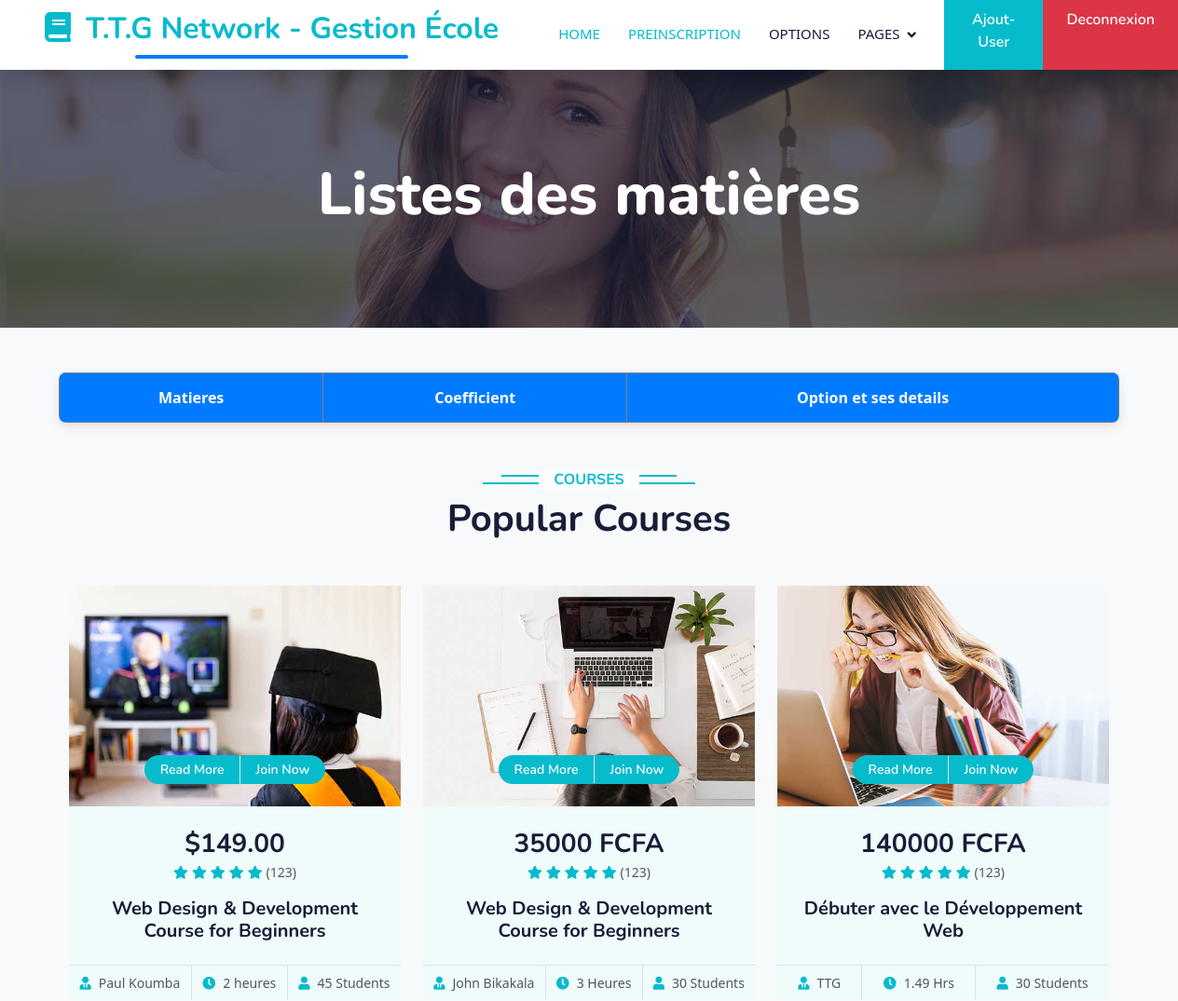
Page /matiere (signed in, upper part) on the earlier database version.
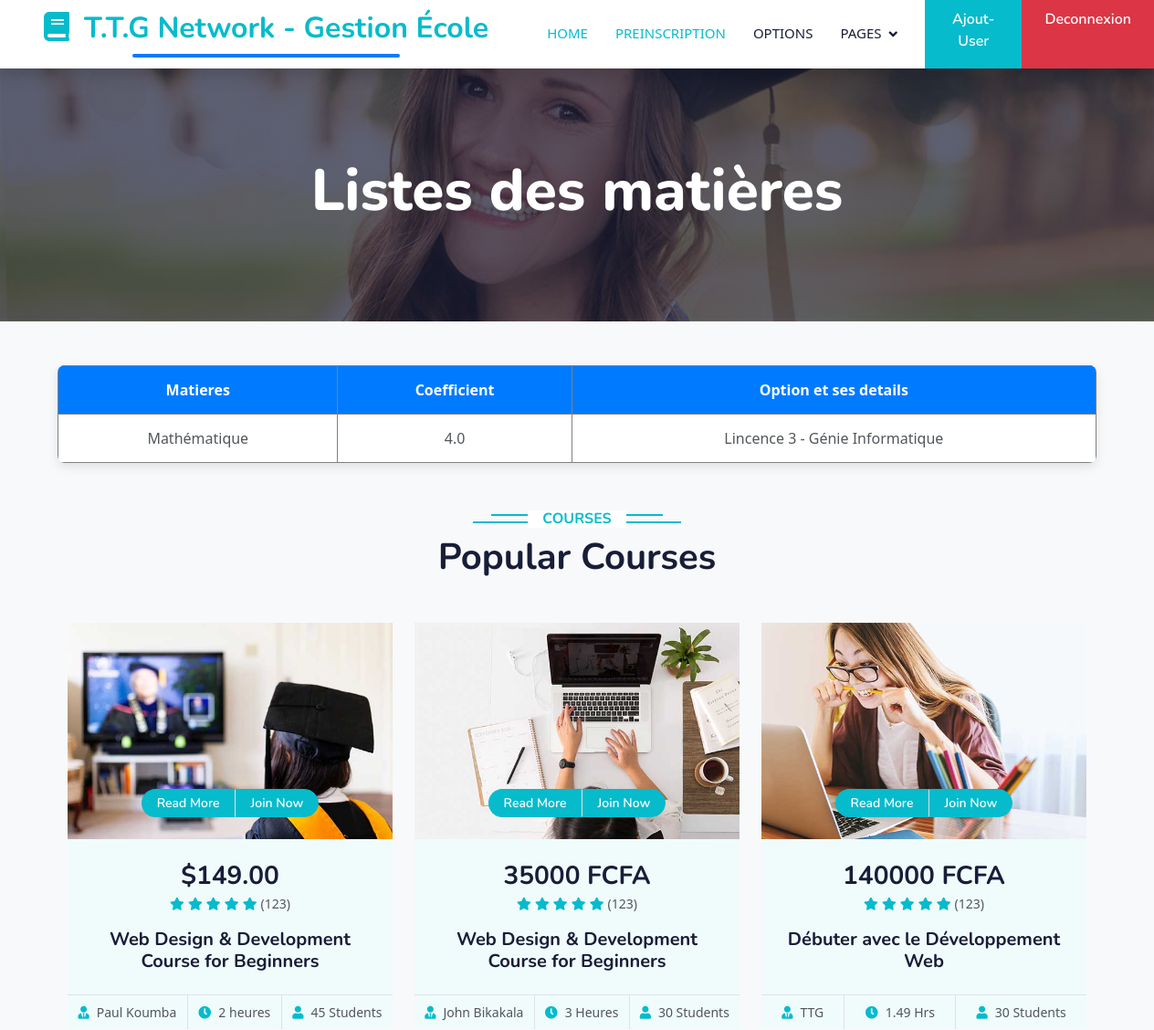
Same page on the later database version.
### core/models.py (models this page shows, shortened)
class Matiere(models.Model):
    nom = models.CharField(max_length=100)
    coefficient = models.FloatField()
    option = models.ForeignKey(Option, on_delete=models.CASCADE)

class Option(models.Model):
    nom = models.CharField(max_length=100)
    filiere = models.ForeignKey(Filiere, on_delete=models.CASCADE)
    class Meta:
        constraints = [
            models.UniqueConstraint(fields=['nom', 'filiere'], name='unique_option_par_filiere_et_niveau')
        ]
        verbose_name = "Option"
        verbose_name_plural = "Options"
    def __str__(self):
        filiere_nom = self.filiere.nom if self.filiere else "Filière inconnue"
        return f"{self.nom} - {filiere_nom}"

class Filiere(models.Model):
    nom = models.CharField(max_length=100)

### core/views.py (the view)
# urls.py: path('matiere', views.matieres_view, name='matiere'),
@login_required
def matieres_view(request):
    matieres = Matiere.objects.all()
    return render(request, 'liste_matieres.html', {'matieres': matieres})

### core/templates/liste_matieres.html (shortened to what the changed rows need)
{% extends "base.html" %}
{% load static %}
{% block content %}
<div class="container-fluid bg-primary py-5 mb-5 page-header">
  <div class="container py-5">
      <div class="row justify-content-center">
          <div class="col-lg-10 text-center">
              <h1 class="display-3 text-white animated slideInDown">Listes des matières</h1>
          </div>
      </div>
  </div>
</div>
    <table class= "table-bordered">
			<thead>
			    <th>Matieres</th>
          <th>Coefficient</th>
          <th>Option et ses details</th>
			</thead>
      {% for matiere in matieres %}
			<tbody>
				  <td>{{ matiere.nom }}</td>
          <td>{{ matiere.coefficient }}</td>
          <td>{{ matiere.option }}</td>
			</tbody>
      {% endfor %}
		</table>
    <div class="container-xxl py-5">
      <div class="container">
          <div class="text-center wow fadeInUp" data-wow-delay="0.1s">
              <h1 class="mb-5">Popular Courses</h1>
          </div>
      </div>
  </div>
{% endblock %}

Differences in the rows shown:
added Matiere: nom "Mathématique", coefficient "4.0", option "Lincence 3 - Génie Informatique"
